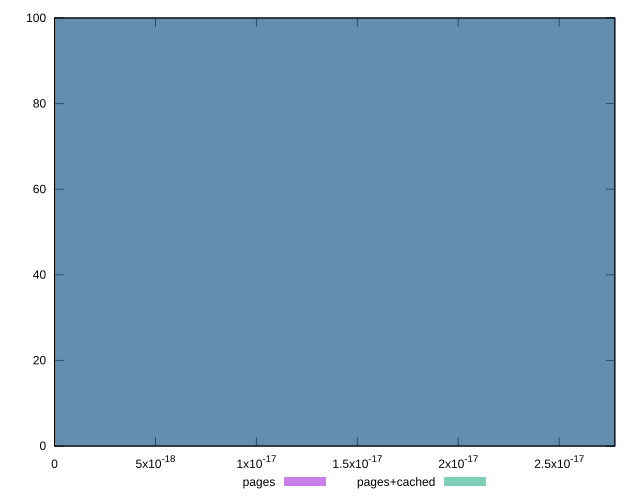

This chart was generated by the following gnuplot code:
reset

$pages <<EOF
0 100
EOF

$pagesCached <<EOF
0 100
EOF

set key outside below
set boxwidth 1e-12
set xrange [0:2.7755575615628914e-17]
set yrange [0:100]
set trange [0:100]
set style fill transparent solid 0.5 noborder
set terminal svg size 640, 500 enhanced background rgb 'white'
set output "reprap/meta/score-difference/comparison/histogram/0_vs_1.svg"

plot $pages title "pages" with boxes, \
     $pagesCached title "pages+cached" with boxes

reset
